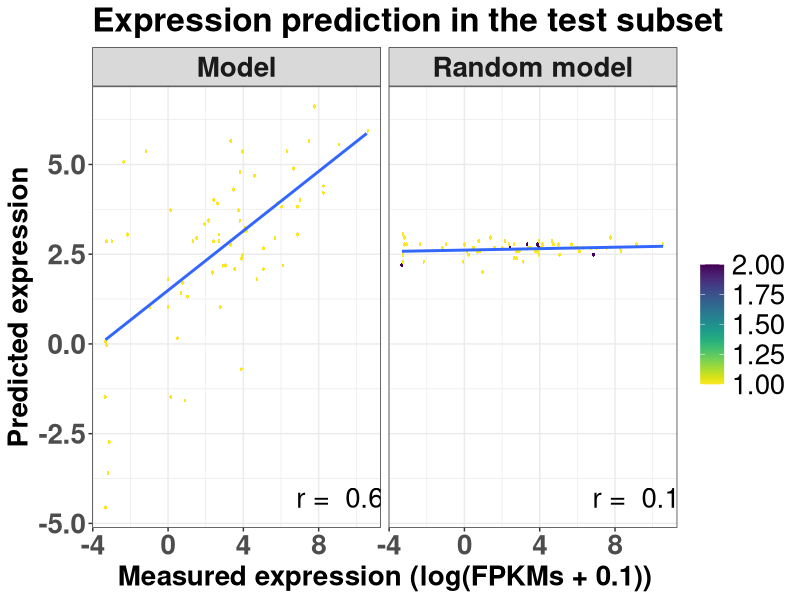
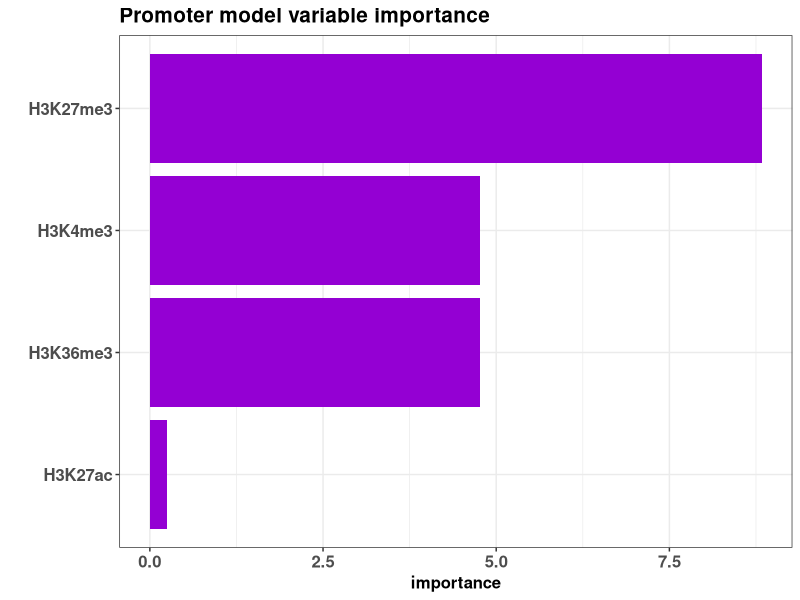

These figures' R source, in order:
setwd("yourpath")

# Load packages
library(caret)
library(viridis)

# Upload and prepare data
data<-read.table("results/matrix_observations_promoters.txt",header = T) # substitute by your file
head(data,n=5)
data<-log2(data+0.1)
head(data,n=5)
data<-data.frame(data)
nrow(data)
ncol(data)

# Create sets of training and test
set.seed(47)
trainIndex <- createDataPartition(data$expression, p = .8,list = FALSE,times = 1)
head(trainIndex,n=2)
tail(trainIndex,n=2)
dataTrain <- data[ trainIndex,]
dataTest  <- data[-trainIndex,]
nrow(dataTrain)
nrow(dataTest)
head(dataTrain,n=2)
head(dataTest,n=2)

# Create random dataTrain
expression_rd <- sample(dataTrain$expression)
dataTrain_rd <- dataTrain
dataTrain_rd$expression <- expression_rd
head(dataTrain_rd,n=2)

# define training control: 10X cross-validation
train_control <- trainControl(method="repeatedcv", number=10, repeats = 3)

# learn models
model <- train(expression~H3K36me3+H3K4me3+H3K27me3+H3K27ac, # substitute by your formula
               data=dataTrain, trControl=train_control, method="lm")

model_rd <- train(expression~H3K36me3+H3K4me3+H3K27me3+H3K27ac, # substitute by your formula
                  data=dataTrain_rd, trControl=train_control, method="lm")

# save results
model
model_print<-capture.output(print(model))
out_print = paste("results/Promoter_print.txt", sep = "")
writeLines(model_print,out_print)
summary(model)
model_sum<-capture.output(summary(model))
out_sum = paste("results/Promoter_summary.txt", sep = "")
writeLines(model_sum,out_sum)

# calculate variable importance
varImp(model, scale = FALSE)
model_imp<-capture.output(varImp(model, scale = FALSE))
out_imp = paste("results/Promoter_varImp.txt", sep = "")
writeLines(model_imp,out_imp)

# calculate Pearson's correlation
exp_pred<-predict(model,dataTest)
r<-round(cor(exp_pred,dataTest$expression),2)
r
exp_pred_rd<-predict(model_rd,dataTest)
r_rd<-round(cor(exp_pred_rd,dataTest$expression),2)
r_rd

# plot predicted vs. measured
predicted<-c(exp_pred,exp_pred_rd)
measured<-c(dataTest$expression,dataTest$expression)
models<-c(rep("Model",nrow(dataTest)),rep("Random model",nrow(dataTest)))

text<-data.frame(label=c(paste("r = ",r),paste("r = ",r_rd)),models=c("Model","Random model"))
c<-data.frame(predicted,measured,models)

pdf("plots/Promoter_prediction.pdf", width = 10,height = 5)
ggplot(c) +
  geom_hex(aes(measured, predicted), bins = 100) +
  scale_fill_gradientn("", colours = rev(viridis(300)))+
  geom_smooth(aes(measured, predicted),method = "lm",level=0)+
  labs(title="Expression prediction in the test subset",x="Measured expression (log(FPKMs + 0.1))", y = "Predicted expression") +
  geom_text(data = text, mapping = aes(x = -Inf, y = -Inf, label = label),hjust = -2, vjust = -1, size=7) +
  theme_bw() +
  theme(legend.position="right",axis.text=element_text(size=20,face="bold"),axis.title=element_text(size=20,face="bold"),
        legend.text=element_text(size=20),legend.title=element_text(size=20),plot.title = element_text(size=24,face="bold"),
        strip.text = element_text(size=20,face="bold")) +
  facet_wrap(~ models)
dev.off()

# plot variable importance
out_varImp<-paste("plots/Promoter_varImp.pdf",sep="")
p<-ggplot(varImp(model,scale = FALSE))+
  geom_bar(stat="identity", fill="darkviolet")+
  labs(title="Promoter model variable importance",x="", y = "importance") +
  theme_bw() +
  theme(legend.position="bottom",axis.text=element_text(size=12,face="bold"),axis.title=element_text(size=12,face="bold"),
        plot.title = element_text(size=15,face="bold"),strip.text = element_text(size=12,face="bold")) 
ggsave(out_varImp,plot=p,device = "pdf",width = 5, height = 4)
